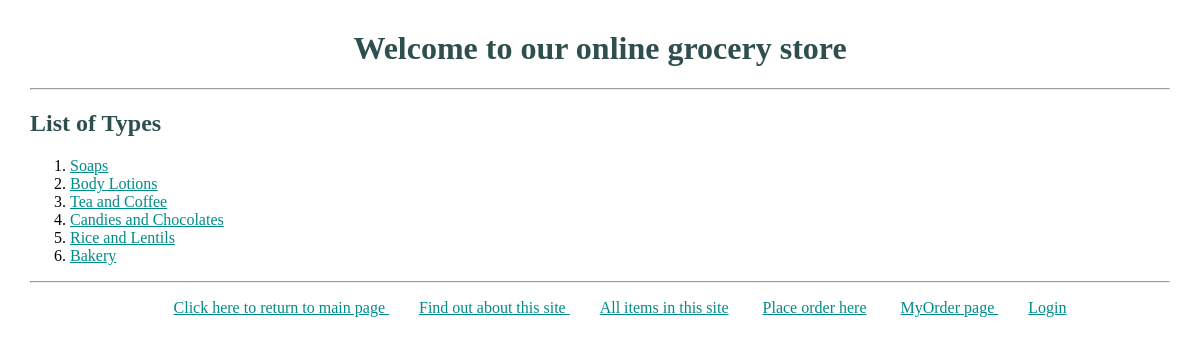
The app's page /index/ with its own data.
### myapp1/models.py (models this page shows, shortened)
class Type(models.Model):
    name = models.CharField(max_length=200)

### myapp1/views.py (the view)
# urls.py: path('index/', views.index, name='index'),
def index(request):
    type_list = Type.objects.all().order_by('id')[:7]
    return render(request, 'myapp1/index.html', {'type_list': type_list})

### templates/myapp1/index.html (shortened to what this page needs)
<!DOCTYPE html>
{% extends 'myapp1/base.html' %}
    {% block body_block %}
        {% if type_list %}
            <h2> List of Types </h2>
            <ol>
                {% for type in type_list %}
                    <li> <a href="{% url 'myapp1:detail' type_no=type.id %}">{{ type.name}}</a>  </li>
                {% endfor %}
            </ol>
        {% else %}
            <strong> None of the types is available! </strong>
        {% endif %}
    {% endblock %}

### myapp1/static/myapp1/style.css (style rules this page uses)
body { margin: 30px; }
h1,h2 { color: darkslategrey; }
a { color: darkcyan; }

### records on screen
Type: name "Soaps"
Type: name "Body Lotions"
Type: name "Tea and Coffee"
Type: name "Candies and Chocolates"
Type: name "Rice and Lentils"
Type: name "Bakery"
